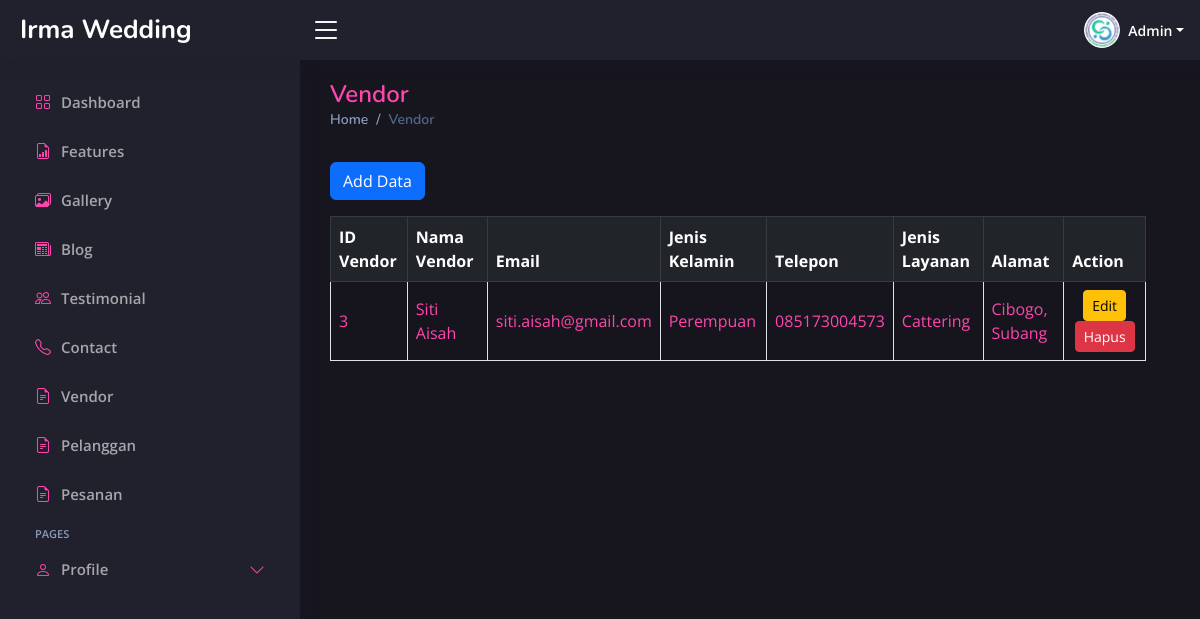
The app's page /admin/index.php?page=vendor (signed in) with its own data.
### tables this page shows
CREATE TABLE `tb_vendor` (
  `id_vendor` int(11) NOT NULL,
  `nama` varchar(100) NOT NULL,
  `email` varchar(100) NOT NULL,
  `jenis_kelamin` enum('Laki-Laki','Perempuan') NOT NULL,
  `telepon` varchar(25) DEFAULT NULL,
  `jenis_layanan` enum('Cattering','Dekorasi','Hiburan','Makeup') NOT NULL,
  `alamat` text DEFAULT NULL
);

### admin/page/vendor.php (the view, shortened to what this page needs)
<div class="pagetitle">
    <h1>Vendor</h1>
    <nav>
        <ol class="breadcrumb">
            <li class="breadcrumb-item"><a href="index.php?page=dashboard">Home</a></li>
            <li class="breadcrumb-item active">Vendor</li>
        </ol>
    </nav>
</div>
<section class="section dashboard">
<a href="index.php?page=add-vendor" class="btn btn-primary my-3">Add Data</a>
<div class="row" data-masonry='{"percentPosition": true }'>
    <div class="row">
        <?php
        $query = "SELECT * FROM tb_vendor";
        $result = mysqli_query($koneksi, $query);
        ?>
        <div class="table-responsive">
            <table class="table table-bordered table-striped table-hover align-middle">
                <thead class="table-dark">
                    <tr>
                        <th>ID Vendor</th>
                        <th>Nama Vendor</th>
                        <th>Email</th>
                        <th>Jenis Kelamin</th>
                        <th>Telepon</th>
                        <th>Jenis Layanan</th>
                        <th>Alamat</th>
                        <th>Action</th>
                    </tr>
                </thead>
                <tbody>
                    <?php while ($row = mysqli_fetch_assoc($result)): ?>
                        <tr class="custom-text-color">
                            <td><?php echo $row['id_vendor']; ?></td>
                            <td><?php echo $row['nama']; ?></td>
                            <td><?php echo $row['email']; ?></td>
                            <td><?php echo $row['jenis_kelamin']; ?></td>
                            <td><?php echo $row['telepon']; ?></td>
                            <td><?php echo $row['jenis_layanan']; ?></td>
                            <td><?php echo $row['alamat']; ?></td>
                            <td class="text-center">
                                <a href="index.php?page=edit-vendor&id=<?php echo $row['id_vendor']; ?>" class="btn btn-warning btn-sm">Edit</a>
                                <a href="../action.php?act=delete-vendor&id=<?php echo $row['id_vendor']; ?>" class="btn btn-danger btn-sm" onclick="return confirm('Are you sure you want to delete this vendor?');">Hapus</a>
                            </td>
                        </tr>
                    <?php endwhile; ?>
                </tbody>
            </table>
        </div>
    </div>
</section>

### admin/assets/css/style.css (style rules this page uses)
:root { scroll-behavior: smooth; --main-color: rgba(254, 70, 174, 1); --main-color-hover: rgba(250, 89, 180, 1); --second-color: rgba(33, 32, 45, 1); --main-font-color: rgba(255, 255, 255, 1); --second-font-color: rgba(255, 255, 255, 0.6); }
section { visibility: hidden; opacity: 0; transition: visibility 0s, opacity 0.5s ease-in-out; }
body { font-family: "Open Sans", sans-serif; background: rgba(23, 22, 31, 1); color: var(--main-font-color); color: rgb(206, 205, 219); }
a { color: var(--main-color); text-decoration: none; }
h1, h2, h3, h4, h5, h6 { font-family: "Nunito", sans-serif; }
.pagetitle { margin-bottom: 10px; }
.pagetitle h1 { font-size: 24px; margin-bottom: 0; font-weight: 600; color: var(--main-color); }
.breadcrumb { font-size: 14px; font-family: "Nunito", sans-serif; color: #899bbd; font-weight: 600; }
.breadcrumb a { color: #899bbd; transition: 0.3s; }
.breadcrumb .breadcrumb-item::before { color: #899bbd; }
.breadcrumb .active { color: #51678f; font-weight: 600; }

### admin/page/vendor.php (style rules this page uses)
.custom-text-color td { color: rgba(254, 70, 174, 1) !important; }

### records on screen
tb_vendor: id_vendor "3", nama "Siti Aisah", email "siti.aisah@gmail.com", jenis_kelamin "Perempuan", telepon "085173004573", jenis_layanan "Cattering", alamat "Cibogo, Subang"

### other values on screen
$role "Admin"
$menu['text'] "Features"
$menu['text'] "Gallery"
$menu['text'] "Blog"
$menu['text'] "Testimonial"
$menu['text'] "Contact"
$menu['text'] "Vendor"
$menu['text'] "Pelanggan"
$menu['text'] "Pesanan"
